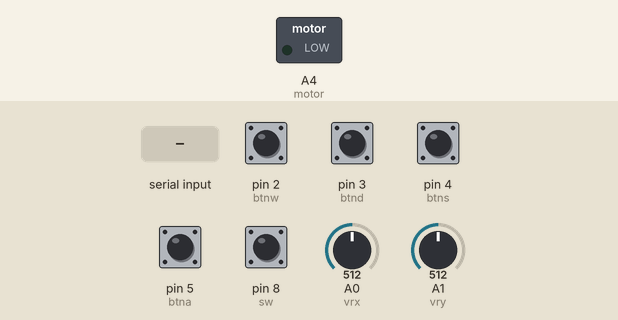
Simulated run of this sketch. Board: Arduino Uno, built with avr-gcc and run on an emulated ATmega328P. Parts: switched loads named in the sketch (green lamp = pin HIGH). The inputs (shaded band) are chosen by the test bench; at power-on: pin 2 (btnw), pin 3 (btnd), pin 4 (btns), pin 5 (btna) HIGH, pin 8 (sw) LOW, A0 (vrx) = 512, A1 (vry) = 512. What the sketch prints to the serial monitor is not drawn.

Above: at 1.2 s.
1.3 s: "wd" received over Serial
At 2.42 s:
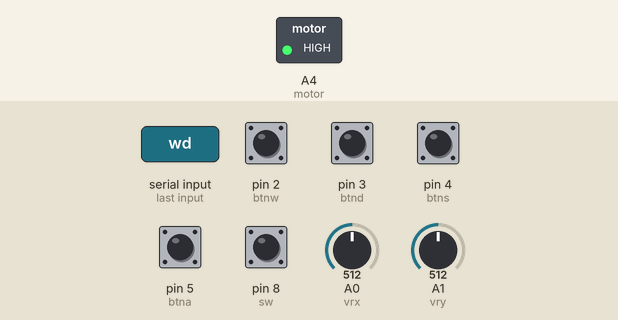
4.0 s: A0 (vrx) set to 900
5.5 s: pin 2 (btnw) pulled LOW for 0.15 s
7.1 s: pin 3 (btnd) pulled LOW for 0.15 s
8.7 s: pin 4 (btns) pulled LOW for 0.15 s
Timing chart, 0 to 11.7 s (numbered marks = the images above; inputs shaded):
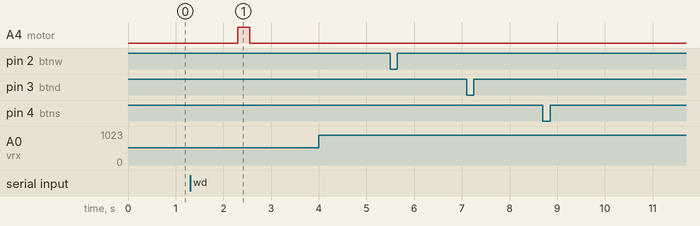

The sketch:

Arduino_3d_maze.ino
```cpp
//Arduino 3D Maze 4.0 by J.Y.CHO
/*************핀 설정*************/
/* 조이스틱 */
int vrx = A0; //조이스틱의 'vrx'가 연결된 핀
int vrxMn = 0;//조이스틱의 'vrx'의 최솟값
int vrxMx =1024;//조이스틱의 'vrx'의 최댓값
int vry = A1; //조이스틱의 'vry'가 연결된 핀
int vryMn = 0;//조이스틱의 'vry'의 최솟값
int vryMx = 1024;//조이스틱의 'vry'의 최댓값
int sw = 8; //조이스틱의 'sw'가 연결된 핀
int sw_prs_m = 1; //조이스틱의 'sw' 핀 설정 모드
/*
sw_prs_m 값에 따른 'sw' 핀 설정 모드:
  0: 누르면 HIGH
  1: 누르면 LOW
  2: 누르면 HIGH (INPUT_PULLUP로 설정)
  3: 누르면 LOW (INPUT_PULLUP로 설정)*/
/*   버튼   */
int btnw = 2; //전진 신호를 보낼 때 사용할 버튼
int btns = 4; //후진 신호를 보낼 때 사용할 버튼
int btna = 5; //왼쪽으로 이동 신호를 보낼 때 사용할 버튼
int btnd = 3; //오른쪽으로 이동 신호를 보낼 때 사용할 버튼
int btn_prs_m = 3; //버튼 설정 모드
/*
btn_prs_m 값에 따른 버튼 설정 모드:
  0: 누르면 HIGH
  1: 누르면 LOW
  2: 누르면 HIGH (INPUT_PULLUP로 설정)
  3: 누르면 LOW (INPUT_PULLUP로 설정)*/
/*   진동 모듈   */
int motor = A4; //진동 모듈이 연결된 핀
bool use_motor = true; //진동 모듈 사용 여부
/********************************/
int t = 250; //진동이 울리는 시간(밀리초) 설정
int ds = 250; //조이스틱을 움직이면 신호를 보내고 대기할 시간(밀리초) 설정

void setup() {
  pinMode(vrx, INPUT);
  pinMode(vry, INPUT);
  pinMode(motor, OUTPUT);
  if(sw_prs_m == 2 or sw_prs_m == 3){ //스위치가 INPUT_PULLUP로 설정되어야 할 때
    pinMode(sw, INPUT_PULLUP);
  }else{
    pinMode(sw, INPUT);
  }
  if(btn_prs_m == 2 or btn_prs_m == 3){ //버튼이 INPUT_PULLUP로 설정되어야 할 때
    pinMode(btnw, INPUT_PULLUP);
    pinMode(btna, INPUT_PULLUP);
    pinMode(btns, INPUT_PULLUP);
    pinMode(btnd, INPUT_PULLUP);
  }else{
    pinMode(btnw, INPUT);
    pinMode(btna, INPUT);
    pinMode(btns, INPUT);
    pinMode(btnd, INPUT);
  }
  digitalWrite(motor, LOW);
  Serial.begin(9600);
}

void loop() {
  int vx = analogRead(vrx);
  int vxc = map(vx, vrxMn, vrxMx, 1, 6);
  int vy = analogRead(vry);
  int vyc = map(vy, vryMn, vryMx, 1, 6);
  int prs;
  int wprs;
  int aprs;
  int sprs;
  int dprs;
  //{sw_prs_m; btn_prs_m}버튼 모드(0: 누르면 HIGH, 1: 누르면 LOW, 2: INPUT_PULLUP으로 설정(누르면 HIGH), 3: INPUT_PULLUP으로 설정(누르면 LOW))
  if(btn_prs_m == 1 or btn_prs_m == 3){
    wprs = convert(digitalRead(btnw));
    sprs = convert(digitalRead(btns));
    aprs = convert(digitalRead(btna));
    dprs = convert(digitalRead(btnd));
  }else{
    wprs = digitalRead(btnw);
    sprs = digitalRead(btns);
    aprs = digitalRead(btna);
    dprs = digitalRead(btnd);
  }
  if(sw_prs_m == 1 or sw_prs_m == 3){
    prs = convert(digitalRead(sw));
  }else{
    prs = digitalRead(sw);
  }
  bool del = false;
  if (wprs == HIGH) { //W
    Serial.println("w");
    del = true;
  }else if (sprs == HIGH) { //S
    Serial.println("s");
    del = true;
  }else if (aprs == HIGH) { //A
    Serial.println("a");
    del = true;
  }else if (dprs == HIGH) { //D
    Serial.println("d");
    del = true;
  }
  if (vxc == 1) { //왼쪽으로 시선 회전
    Serial.println("f");
  }else if (vxc == 5) { //오른쪽으로 시선 회전
    Serial.println("h");
  }
  if(prs == HIGH){
    Serial.println("r");
  }
  if(Serial.available()){
    if(Serial.readString() == "wd" and use_motor){
      digitalWrite(motor, HIGH);
      delay(t);
      digitalWrite(motor, LOW);
    }
  }
  if(del){
    delay(ds);
  }
}

int convert(int input){
  int output;
  if(input == HIGH){
    output = LOW;
  }else{
    output = HIGH;
  }
  return output;
}
```

Measured:
- after the input at 1.3 s, A4 (motor): LOW → HIGH after 1.0 s, → LOW 0.25 s later
